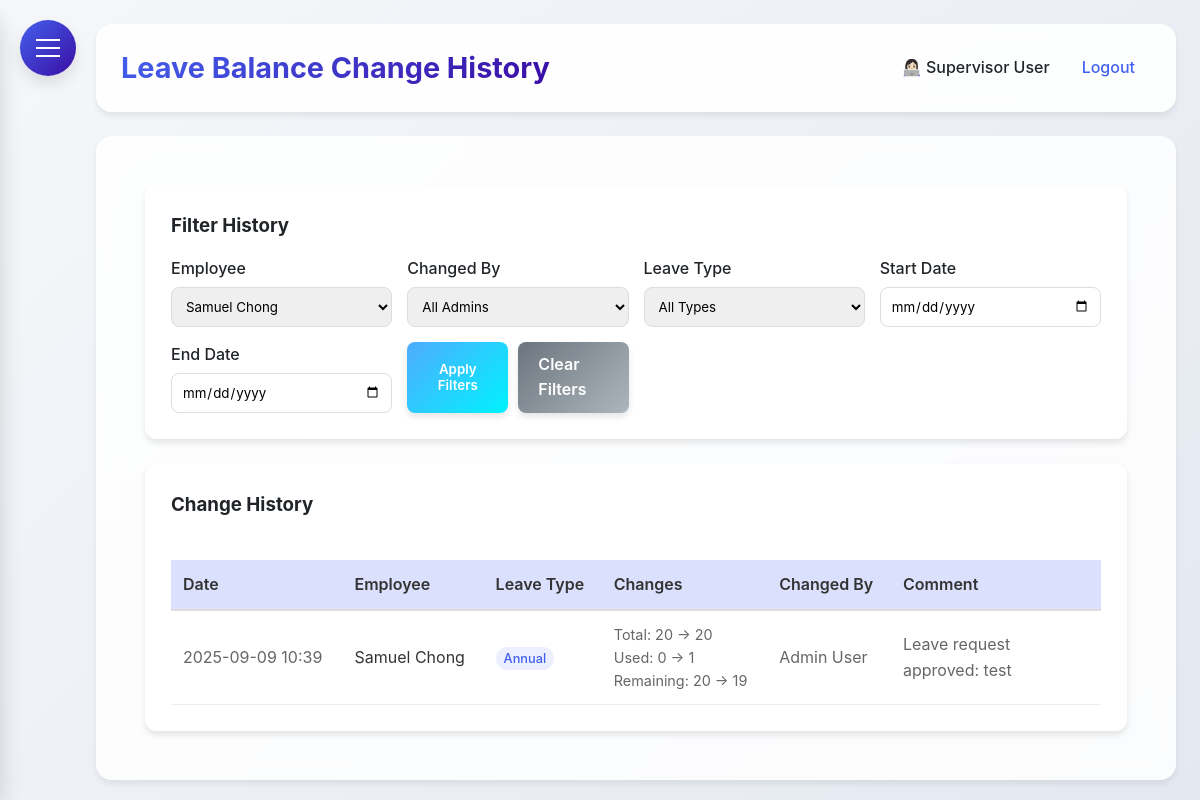
Before: /leave_balance_history?employee_id=2 (signed in) with the older database file.
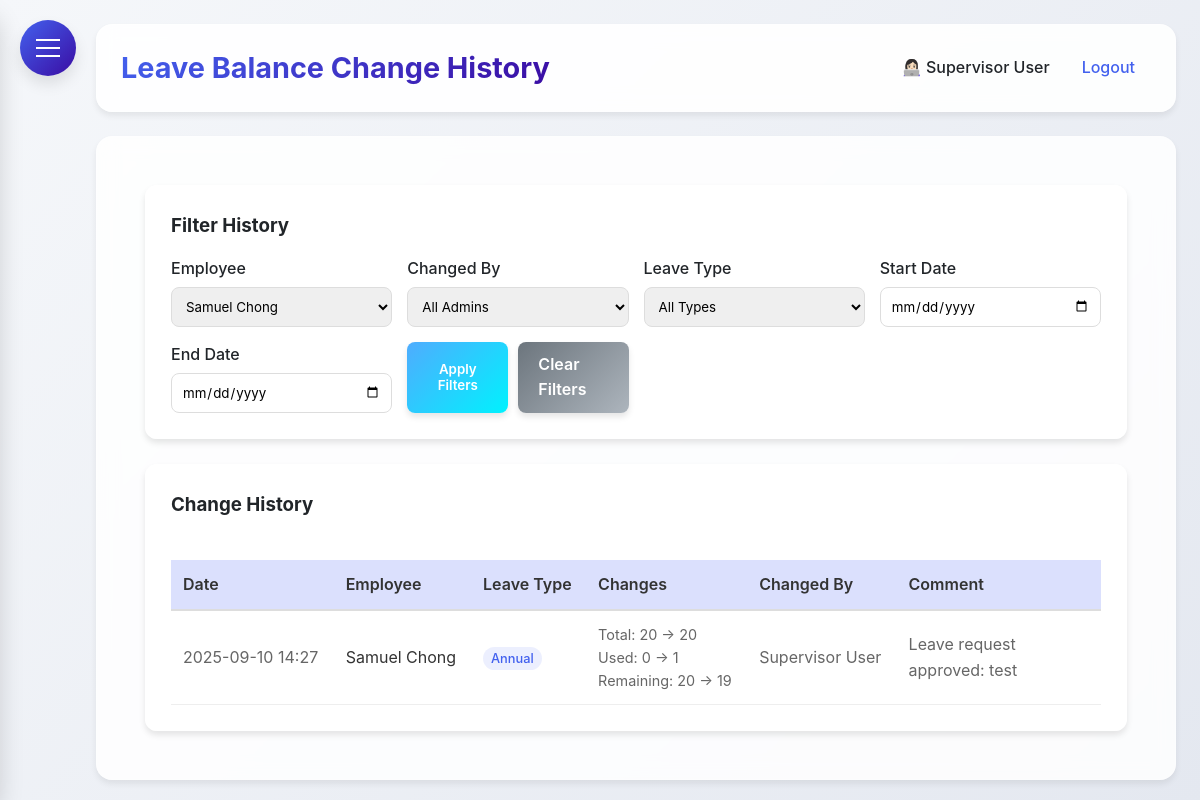
After: the same page with the newer database file.
### HerculesSystem.py (models this page shows, shortened)
class LeaveBalanceHistory(db.Model):
    id = db.Column(db.Integer, primary_key=True)
    employee_id = db.Column(db.Integer, db.ForeignKey('employee.id'), nullable=False)
    admin_id = db.Column(db.Integer, db.ForeignKey('employee.id'), nullable=False)
    leave_type = db.Column(db.String(20), nullable=False)
    old_total = db.Column(db.Integer, default=0)
    new_total = db.Column(db.Integer, default=0)
    old_used = db.Column(db.Integer, default=0)
    new_used = db.Column(db.Integer, default=0)
    old_remaining = db.Column(db.Integer, default=0)
    new_remaining = db.Column(db.Integer, default=0)
    comment = db.Column(db.Text)
    created_at = db.Column(db.DateTime, default=datetime.utcnow)
    employee = db.relationship('Employee', foreign_keys=[employee_id], backref=db.backref('balance_changes', lazy=True))
    admin = db.relationship('Employee', foreign_keys=[admin_id])

class Employee(UserMixin, db.Model):
    id = db.Column(db.Integer, primary_key=True)
    username = db.Column(db.String(80), unique=True, nullable=False)
    password = db.Column(db.String(120), nullable=False)
    full_name = db.Column(db.String(120), nullable=False)
    email = db.Column(db.String(120), unique=True, nullable=False)
    nationality = db.Column(db.String(80), nullable=False)
    employee_id = db.Column(db.String(80), unique=True, nullable=False)
    hire_date = db.Column(db.Date)
    is_admin = db.Column(db.Boolean, default=False)
    user_type = db.Column(db.String(20), default='employee')
    last_clock_in = db.Column(db.DateTime)
    last_clock_out = db.Column(db.DateTime)
    last_lunch_start = db.Column(db.DateTime)
    last_lunch_end = db.Column(db.DateTime)
    leave_balances = db.relationship('LeaveBalance', back_populates='employee', lazy=True)

### HerculesSystem.py (the view)
@app.route('/leave_balance_history')
@login_required
def leave_balance_history():
    if current_user.user_type not in ['admin', 'supervisor']:
        flash('You do not have permission to view leave balance history.', 'danger')
        return redirect(url_for('leaves'))
    employee_id = request.args.get('employee_id', '')
    admin_id = request.args.get('admin_id', '')
    leave_type = request.args.get('leave_type', '')
    start_date = request.args.get('start_date', '')
    end_date = request.args.get('end_date', '')
    query = LeaveBalanceHistory.query
    if employee_id:
        query = query.filter(LeaveBalanceHistory.employee_id == employee_id)
    if admin_id:
        query = query.filter(LeaveBalanceHistory.admin_id == admin_id)
    if leave_type:
        query = query.filter(LeaveBalanceHistory.leave_type == leave_type)
    if start_date:
        try:
            start_date_obj = datetime.strptime(start_date, '%d-%m-%y')
            query = query.filter(LeaveBalanceHistory.created_at >= start_date_obj)
        except ValueError:
            pass
    if end_date:
        try:
            end_date_obj = datetime.strptime(end_date, '%d-%m-%y')
            query = query.filter(LeaveBalanceHistory.created_at <= end_date_obj)
        except ValueError:
            pass
    history_records = query.order_by(LeaveBalanceHistory.created_at.desc()).all()
    employees = Employee.query.all()
    admins = Employee.query.filter(Employee.user_type.in_(['admin', 'supervisor'])).all()
    return render_template('leave_balance_history.html',
                         history_records=history_records,
                         employees=employees,
                         admins=admins)

### HerculesSystem.py (called while the page is built)
@app.after_request
def add_security_headers(response):
    response.headers['Permissions-Policy'] = 'geolocation=()'
    return response

@login_manager.user_loader
def load_user(user_id):
    return db.session.get(Employee, int(user_id))

@app.context_processor
def inject_now():
    return {'now': datetime.utcnow()}

@app.before_request
def before_request():
    if request.url.startswith('https://'):
        new_url = request.url.replace('https://', 'http://', 1)
        return redirect(new_url, code=301)

### templates/leave_balance_history.html (shortened to what the changed rows need)
{% extends "base.html" %}
{% block content %}
<div class="dashboard-container">
    <div class="glass" style="padding: 25px; border-radius: 12px;">
        {% if history_records %}
        <div style="overflow-x: auto;">
            <table style="width: 100%; border-collapse: collapse;">
                <thead>
                    <tr style="background: rgba(67, 97, 238, 0.1);">
                        <th style="padding: 12px; text-align: left; border-bottom: 2px solid #ddd; font-weight: 600;">Date</th>
                        <th style="padding: 12px; text-align: left; border-bottom: 2px solid #ddd; font-weight: 600;">Employee</th>
                        <th style="padding: 12px; text-align: left; border-bottom: 2px solid #ddd; font-weight: 600;">Leave Type</th>
                        <th style="padding: 12px; text-align: left; border-bottom: 2px solid #ddd; font-weight: 600;">Changes</th>
                        <th style="padding: 12px; text-align: left; border-bottom: 2px solid #ddd; font-weight: 600;">Changed By</th>
                        <th style="padding: 12px; text-align: left; border-bottom: 2px solid #ddd; font-weight: 600;">Comment</th>
                    </tr>
                </thead>
                <tbody>
                    {% for record in history_records %}
                    <tr>
                        <td style="padding: 12px; border-bottom: 1px solid #eee; color: #666;">{{ record.created_at.strftime('%Y-%m-%d %H:%M') }}</td>
                        <td style="padding: 12px; border-bottom: 1px solid #eee; color: #333;">{{ record.employee.full_name }}</td>
                        <td style="padding: 12px; border-bottom: 1px solid #eee;">
                            <span style="
                                padding: 4px 8px;
                                border-radius: 12px;
                                font-size: 0.8rem;
                                font-weight: 500;
                                background: rgba(67, 97, 238, 0.1);
                                color: #4361ee;
                                text-transform: capitalize;
                            ">
                                {{ record.leave_type }}
                            </span>
                        </td>
                        <td style="padding: 12px; border-bottom: 1px solid #eee;">
                            <div style="font-size: 0.9rem;">
                                <div>Total: {{ record.old_total }} → {{ record.new_total }}</div>
                                <div>Used: {{ record.old_used }} → {{ record.new_used }}</div>
                                <div>Remaining: {{ record.old_remaining }} → {{ record.new_remaining }}</div>
                            </div>
                        </td>
                        <td style="padding: 12px; border-bottom: 1px solid #eee; color: #666;">{{ record.admin.full_name }}</td>
                        <td style="padding: 12px; border-bottom: 1px solid #eee; color: #666; max-width: 200px;">{{ record.comment or 'No comment' }}</td>
                    </tr>
                    {% endfor %}
                </tbody>
            </table>
        </div>
        {% else %}
        <p style="text-align: center; color: #666; padding: 40px;">No history records found.</p>
        {% endif %}
    </div>
</div>
{% endblock %}

Changed rows visible on the page:
no longer on this page (row edited): LeaveBalanceHistory: created_at "2025-09-09 10:39", employee.full_name "Samuel Chong", leave_type "Annual", old_total "20", new_total "20", old_used "0", new_used "1", old_remaining "20", new_remaining "19", admin.full_name "Admin User", comment "Leave request approved: test"
now on this page (row edited): LeaveBalanceHistory: created_at "2025-09-10 14:27", employee.full_name "Samuel Chong", leave_type "Annual", old_total "20", new_total "20", old_used "0", new_used "1", old_remaining "20", new_remaining "19", admin.full_name "Supervisor User", comment "Leave request approved: test"
